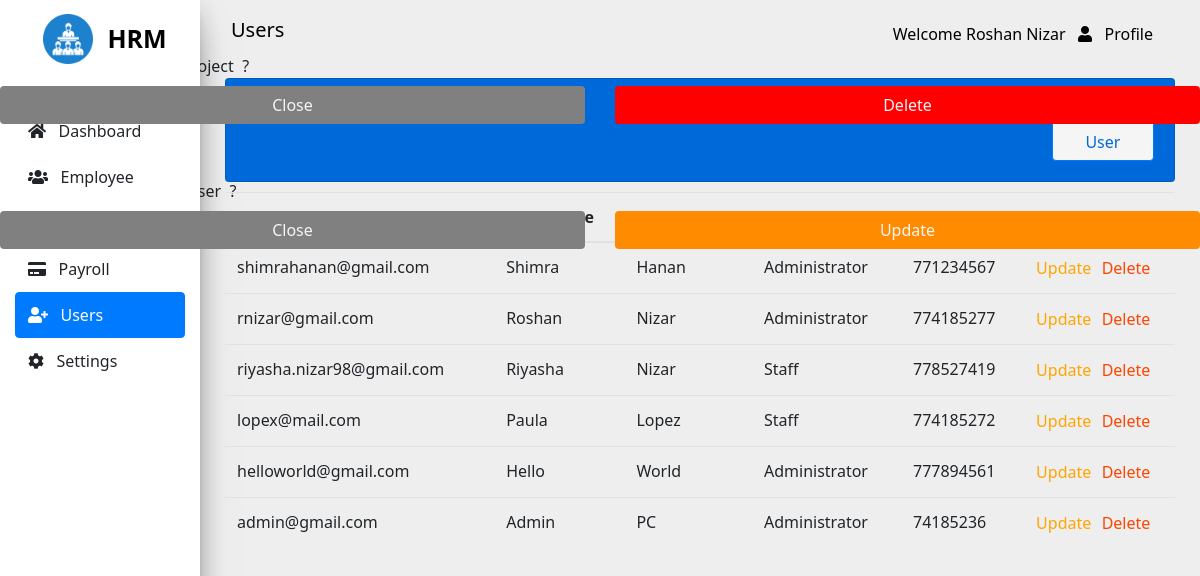
Screenshot of /pages/users/index.php (signed in) with the database file from the repository.
### tables this page shows
CREATE TABLE IF NOT EXISTS `user` (
  `firstname` varchar(65) NOT NULL,
  `lastname` varchar(65) NOT NULL,
  `email` varchar(200) NOT NULL,
  `password` varchar(65) NOT NULL,
  `role` tinyint NOT NULL,
  `contactno` int DEFAULT NULL,
  `gender` tinyint(1) NOT NULL,
  `changed` tinyint(1) NOT NULL,
  PRIMARY KEY (`email`)
);

### core/services/common-service.php (called while the page is built, shortened)
<?php
    function getUsername() {
        return $_SESSION["fullname"];
    }
    function getRole($num) {
        if($num == 0) {
            return "Administrator";
        } else if($num == 1) {
            return "Staff";
        }  else {
            return "N/A";
        }
    }
?>

### core/services/user-service.php (called while the page is built, shortened)
<?php
    function getAllUsers($conn) {
        $query = "SELECT * FROM user ORDER BY 1 DESC";
        return $conn->query($query);
    }
?>

### pages/users/index.php (the view, shortened to what this page needs)
<?php
    require '../../core/services/common-service.php';
    require '../../shared/components/sidenav.php';
    require '../../core/services/user-service.php';
?>
<!DOCTYPE html>
<html lang="en">
<head>
    <link rel="stylesheet" href="https://use.fontawesome.com/releases/v5.7.0/css/all.css"
>
    <link rel="stylesheet" href="../../assets/css/common.css" />
    <link rel="stylesheet" href="../../assets/css/users.css" />
</head>
<body>
    <div class="row max-width">
        <div class="col-md-2 side-content">
            <img src="../../assets/images/hrm.png" width="50px" />
            <label>HRM</label>
            <br />
           <div class="button-section">
                <?php echo getSideNav("user"); ?>
            </div>
        </div>
        <div class="col-md-10 nav-content">
            <nav class="navbar">
                <label class="navbar-brand">Users</label>
                <div class="dropdown">
                    <button class="dropbtn" onclick="showDropDown()">
                        Welcome <?php echo getUserName();?> &nbsp
                        <span class="fa fa-user" onclick="showDropDown()"></span> &nbsp Profile
                    </button>
                </div>
            </nav>
            <div class="column maintain-paddings">
                <div class="card main-card">
                    <div class="row more-top-margin">
                        <div class="col-md-9">
                            <h4>View Users</h4>
                        </div>
                        <div class="col-md-3">
                            <a href="./create.php" class="btn btn-primary btn-small">Create User</a>
                        </div>
                    </div>
                </div>
                <div class="slight-top-margin">
                    <table class="table">
                        <thead>
                            <tr>
                                <th>Email Address</th>
                                <th>First Name</th>
                                <th>Last Name</th>
                                <th>Roles</th>
                                <th>Contact No</th>
                                <th>Action</th>
                            </tr>
                        </thead>
                        <tbody>
                            <?php
                                $result = getAllUsers($conn);
                                $count = 0;
                                while($row = mysqli_fetch_assoc($result)) {
                            ?>
                            <tr>
                                <td id="<?php echo 'name'.$count;?>"><?php echo $row["email"];?></td>
                                <td><?php echo $row["firstname"];?></td>
                                <td><?php echo $row["lastname"];?></td>
                                <td><?php echo getRole($row["role"]);?></td>
                                <td><?php echo $row["contactno"] ?? "N/A";?></td>
                                <td>
                                    <div class="row center">
                                        <form method="POST" action="../../core/services/user-services.php">
                                            <input type="button" data-toggle="modal" data-target="#deleteModal"
                                                class="btn-small btn-r btn-d" name="btnDelete"
                                                onclick="deleteUser(<?php echo 'name'.$count;?>)" value="Delete" />
                                            <input type="button" data-toggle="modal" data-target="#updateModal"
                                                class="btn-small btn-r btn-u" name="btnUpdate"
                                                onclick="updateUser(<?php echo 'name'.$count;?>)" value="Update" />
                                        </form>
                                    </div>
                                </td>
                            </tr>
                            <?php
                                $count++;
                                }
                            ?>
                        </tbody>
                    </table>
                </div>
            </div>
        </div>
    </div>
    <div id="deleteUserModal" class="modal">
        <form method="POST" action="../../core/services/user-service.php" class="modal-content">
            <div class="modal-header">
                <span class="close" onclick="closeDeleteModal()">&times;</span>
                <h3 class="modal-title" id="deleteModalLabel">Delete User</h3>
            </div>
            <div class="modal-body">
                <label>Do you want delete this project </label>
                <label>?</label>
            </div>
            <div class="modal-footer">
                <div class="row">
                    <div class="col-md-6">
                        <button type="button" class="btn btn-secondary" onclick="closeDeleteModal()">Close</button>
                    </div>
                    <div class="col-md-6">
                        <button type="submit" class="btn btn-danger" name="btnDelete">Delete</button>
                    </div>
                </div>
            </div>
        </form>
    </div>
    <div id="updateUserModal" class="modal">
        <form method="POST" action="../../core/services/user-service.php" class="modal-content">
            <div class="modal-header">
                <span class="close" onclick="closeUpdateModal()">&times;</span>
                <h3 class="modal-title" id="updateModalLabel">Update User</h3>
            </div>
            <div class="modal-body">
                <label>Do you want update this user </label>
                <label>?</label>
            </div>
            <div class="modal-footer">
                <div class="row">
                    <div class="col-md-6">
                        <button type="button" class="btn btn-secondary" onclick="closeUpdateModal()">Close</button>
                    </div>
                    <div class="col-md-6">
                        <button type="submit" class="btn btn-warning" name="btnUpdateData">Update</button>
                    </div>
                </div>
            </div>
        </form>
    </div>
</body>
</html>

### assets/css/common.css (style rules this page uses)
body { background-color: #eee; margin: 0; font-family: "Segoe UI","Roboto","Helvetica Neue",Arial,"Noto Sans",sans-serif,"Apple Color Emoji","Segoe UI Emoji","Segoe UI Symbol","Noto Color Emoji"; font-size: 1rem; font-weight: 400; line-height: 1.5; color: #212529; text-align: left; }
.row { display: flex; flex-wrap: wrap; margin-right: -15px; margin-left: -15px; }
.col-md, .col-md-1, .col-md-10, .col-md-11, .col-md-12, .col-md-2, .col-md-3, .col-md-4, .col-md-5, .col-md-6, .col-md-7, .col-md-8, .col-md-9, .col-md-auto { position: relative; width: 100%; padding-right: 15px; padding-left: 15px; }
@media only screen and (min-width: 768px) { .col-md-2 { max-width: 16.666667%; } }
@media only screen and (min-width: 768px) { .col-md-3 { max-width: 25%; } }
@media only screen and (min-width: 768px) { .col-md-6 { max-width: 50%; } }
@media only screen and (min-width: 768px) { .col-md-9 { max-width: 75%; } }
@media only screen and (min-width: 768px) { .col-md-10 { max-width: 83.333333%; } }
nav { display: block; }
.btn { display: inline-block; font-weight: 400; color: #212529; text-align: center; vertical-align: middle; user-select: none; background-color: transparent; border: 1px solid transparent; padding: .375rem .75rem; font-size: 1rem; line-height: 1.5; border-radius: .25rem; transition: color .15s ease-in-out,background-color .15s ease-in-out,border-color .15s ease-in-out,box-shadow .15s ease-in-out; }
a { color: #007bff; text-decoration: none; background-color: transparent; }
.navbar { position: relative; display: flex; flex-wrap: wrap; align-items: center; justify-content: space-between; padding: .5rem 1rem; }
.navbar-brand { color: black !important; }
.navbar-brand { display: inline-block; padding-top: .3125rem; padding-bottom: .3125rem; margin-right: 1rem; font-size: 1.25rem; line-height: inherit; white-space: nowrap; }
.dropdown, .dropleft, .dropright, .dropup { position: relative; }
.dropdown .dropbtn { cursor: pointer; font-size: 16px; border: none; outline: none; color: black; padding: 14px 16px; background-color: inherit; font-family: inherit; margin: 0; }
[type=button]:not(:disabled), [type=reset]:not(:disabled), [type=submit]:not(:disabled), button:not(:disabled) { cursor: pointer; }
button, select { text-transform: none; }
button, input { overflow: visible; }
button, input, optgroup, select, textarea { margin: 0; font-family: inherit; font-size: inherit; line-height: inherit; }
button { border-radius: 0; }
.btn-primary:hover, .btn-primary { color: #fff; background-color: #0069d9; border-color: #0062cc; }
label { display: inline-block; margin-bottom: .5rem; }
nav { background-color: transparent; }
.card { padding: 10px; }
.card { position: relative; display: flex; -ms-flex-direction: column; flex-direction: column; min-width: 0; word-wrap: break-word; background-color: #fff; background-clip: border-box; border: 1px solid rgba(0,0,0,.125); border-radius: .25rem; }
.h4, h4 { font-size: 1.5rem; }
.h1, .h2, .h3, .h4, .h5, .h6, h1, h2, h3, h4, h5, h6 { margin-bottom: .5rem; font-weight: 500; line-height: 1.2; }
h1, h2, h3, h4, h5, h6 { margin-top: 0; margin-bottom: .5rem; }
button, input, select { margin: 0; font-family: inherit; font-size: inherit; line-height: inherit; }
.table { width: 100%; margin-bottom: 1rem; color: #212529; }
table { border-collapse: collapse; }
.table thead th { vertical-align: bottom; border-bottom: 2px solid #dee2e6; }
.table td, .table th { padding: .75rem; vertical-align: top; border-top: 1px solid #dee2e6; }
th { text-align: inherit; }
.side-content { background-color: #fff; max-height: 100%; height: 100%; position: fixed; top: 0; bottom: 0; left: 0; text-align: center; font-weight: bold; padding-top: 20px; box-shadow: 0px 16px 36px -12px rgb(0 0 0 /56%), 0 4px 25px 0px rgb(0 0 0 / 12%), 0 8px 10px -5px rgb(0 0 0 /20%) }
.side-content label { color: black; font-size: 25px; }
.side-content img { margin-right: 10px; margin-left: 10px; margin-top:-10px; }
.btn { width: 100%; }
.button-section { margin-top: 20px; }
.nav-content { position: absolute; right: 0; top: 0; float: right; width: calc(100% - 200px); height: 100%; max-height: 100%; }
.maintain-paddings { padding:10px; }
img { vertical-align: middle; border-style: none; }
.btn-primary { color: #fff; background-color: #007bff; border-color: #007bff; }
.btn-danger { background-color: red; color: whitesmoke; }
.btn-warning { background-color: darkorange; color: whitesmoke; }
.btn-secondary { background-color: grey; color: whitesmoke; }

### rows the page displays
user: email "shimrahanan@gmail.com", firstname "Shimra", lastname "Hanan", role "Administrator", contactno "771234567"
user: email "rnizar@gmail.com", firstname "Roshan", lastname "Nizar", role "Administrator", contactno "774185277"
user: email "riyasha.nizar98@gmail.com", firstname "Riyasha", lastname "Nizar", role "Staff", contactno "778527419"
user: email "lopex@mail.com", firstname "Paula", lastname "Lopez", role "Staff", contactno "774185272"
user: email "helloworld@gmail.com", firstname "Hello", lastname "World", role "Administrator", contactno "777894561"
user: email "admin@gmail.com", firstname "Admin", lastname "PC", role "Administrator", contactno "74185236"

### other values shown
getUserName() "Roshan Nizar"
